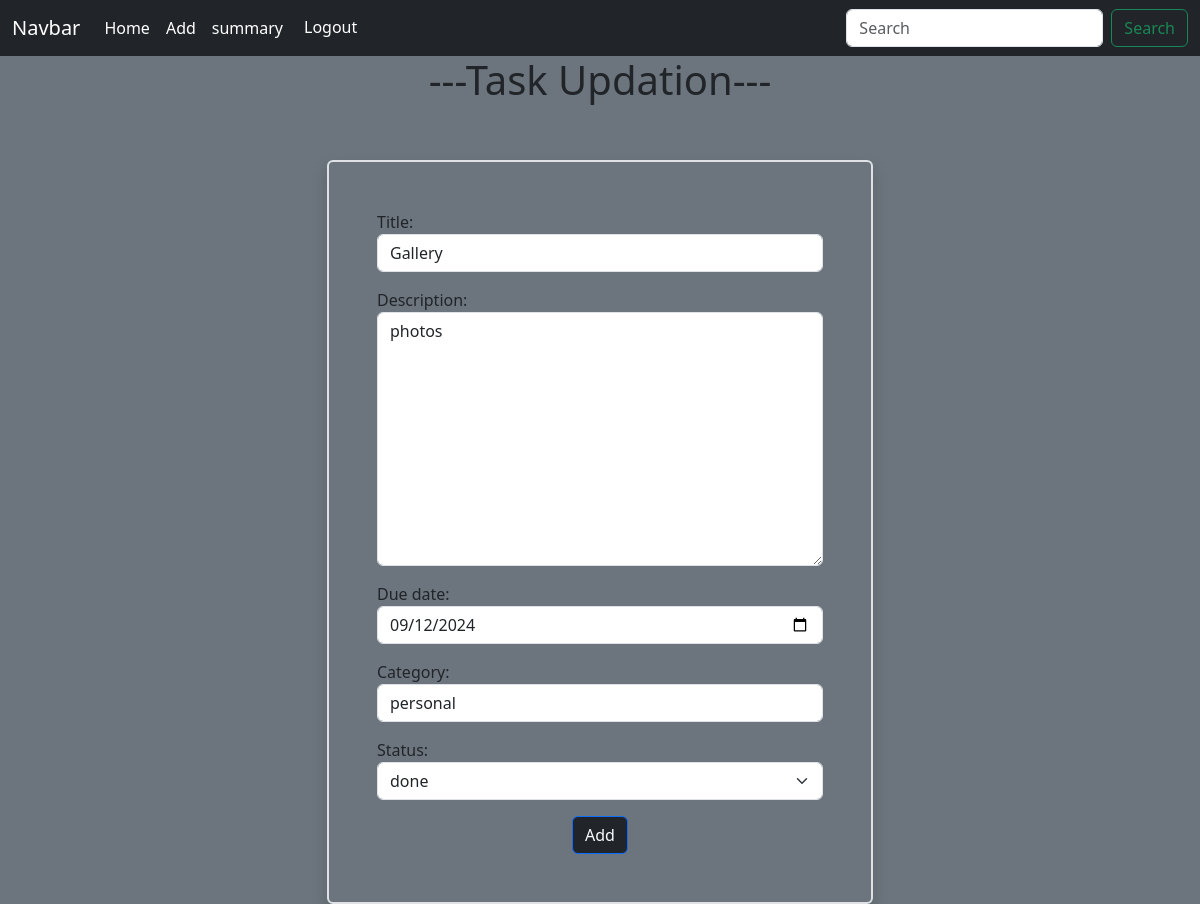
The app's page /task/1update/ (signed in) with its own data.
### myapp/models.py (models this page shows, shortened)
class Task(models.Model):
    title=models.CharField(max_length=200)
    description=models.TextField()
    created_date=models.DateTimeField(auto_now_add=True)
    due_date=models.DateTimeField(null=True)
    update_date=models.DateTimeField(auto_now=True)
    category_choices=(
        ("personal","personal"),
        ("business","business")
    )
    category=models.CharField(max_length=200,choices=category_choices,default="personal")
    status_choices=(
        ("pending","pending"),
        ("in-progress","in-progress"),
        ("done","done")
    )
    status=models.CharField(max_length=200,choices=status_choices,default="pending")
    user=models.ForeignKey(User,on_delete=models.CASCADE)

### myapp/views.py (the view, shortened to what this page needs)
# urls.py: path("task/<int:pk>update/",views.TaskUpdateView.as_view(),name="task_update"),
@method_decorator(decs,name="dispatch")
class TaskUpdateView(View):
    def get(self,request,*args,**kwargs):
        id=kwargs.get("pk")
        task_obj=Task.objects.get(id=id)
        form_instance=TaskForm(instance=task_obj)
        form_instance.fields["status"]=forms.ChoiceField(choices=Task.status_choices,widget=forms.Select(attrs=
        {"class":"form-control form-select"}),initial=task_obj.status)
        return render(request,"task_update.html",{"form":form_instance})

### myapp/forms.py
class TaskForm(forms.ModelForm):
    class Meta:
        model=Task
        exclude=("created_date","status","user")
        widgets={
            "title":forms.TextInput(attrs={"class":"form-control"}),
            "description":forms.Textarea(attrs={"class":"form-control"}),
            "due_date":forms.DateInput(attrs={"class":"form-control","type":"date"}),
            "category":forms.Select(attrs={"class":"form-control"}),
        }

### myapp/templates/task_update.html (shortened to what this page needs)
{%extends 'base.html'%}
{%block main_block%}
    <h1><center>---Task Updation---</center></h1>
    <div class="container">
        <div class="row">
            <div class="col-3"></div>
            <div class="col-6">
                <form action="" method="post" class="border border-2 rounded p-5 w-100 mx-auto mt-5 shadow bg-secondary">
                    {{form.as_p}}
                    <center><button class="submit btn btn-primary text-light bg-dark">Add</button></center>
                </form>
            </div>
            <div class="col-3"></div>
        </div>
    </div>
{%endblock%}

### records on screen
Task: title "Gallery", description "photos", due_date "09/12/2024", category "personal", status "done"
